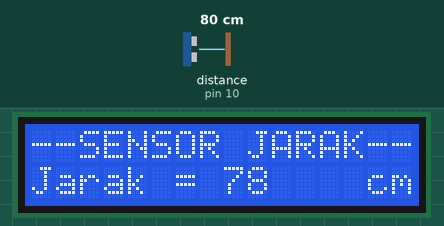
Simulated run of this sketch. Board: Arduino Uno, built with avr-gcc and run on an emulated ATmega328P. Shown: 16×2 character LCD. Wiring (inferred from the names in the program): ultrasonic range finder: trigger pin 9; echo pin 10. The inputs (shaded band) are chosen by the test bench; at power-on: distance to the obstacle (sensor on pin 10) 80 cm. The echo pulse lasts 58.3 µs per cm.

Above: at 2.3 s.
3.3 s: distance to the obstacle (sensor on pin 10) set to 4 cm
At 4.5 s:
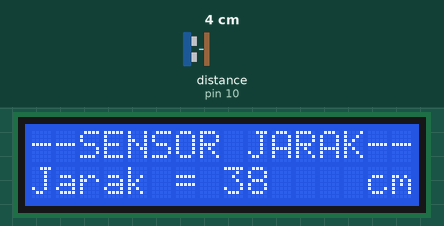
4.9 s: distance to the obstacle (sensor on pin 10) set to 2 cm
At 5.9 s:
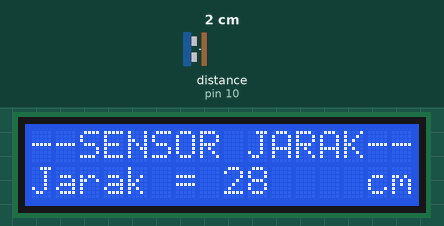
6.9 s: distance to the obstacle (sensor on pin 10) set to 9 cm
At 8.3 s:
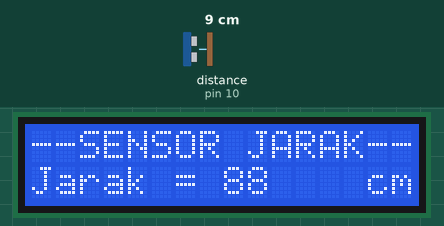
Timing chart, 0 to 9.9 s (numbered marks = the images above; inputs shaded):
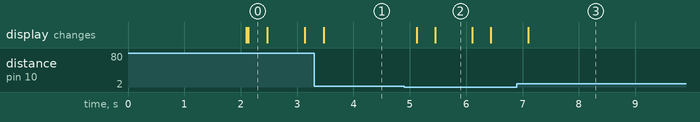

The sketch:

M8-SensorJarak.ino
```cpp
#include <Wire.h>
#include <LiquidCrystal_I2C.h>

LiquidCrystal_I2C lcd(0x20, 16, 2); // Untuk di protheus pakai LCD Address 20 dan 27 untuk di percobaan realtimenya

// pastiin Pin nya 9 dan 10, tapi bisa diganti juga terserah mau Pin berapa.
const int trigPin = 9;
const int echoPin = 10;

void setup() {
  pinMode(trigPin, OUTPUT);
  pinMode(echoPin, INPUT);
  lcd.init();
  lcd.backlight();
  lcd.setCursor(0, 0);
  lcd.print("--SENSOR JARAK--");
  lcd.setCursor(0, 1);
  lcd.print("    SIMULASI    ");
  delay(2000);
  lcd.clear();
}

void loop() {
  digitalWrite(trigPin, LOW);
  delayMicroseconds(2);
  digitalWrite(trigPin, HIGH);
  delayMicroseconds(10);
  digitalWrite(trigPin, LOW);
  long duration = pulseIn(echoPin, HIGH);
  int distance = duration * 0.034 / 2;
  lcd.setCursor(0, 0);
  lcd.print("--SENSOR JARAK--");
  lcd.setCursor(0, 1);
  lcd.print("Jarak = ");
  lcd.setCursor(8, 1);
  lcd.print(distance);
  lcd.setCursor(14, 1);
  lcd.print("cm ");
  delay(300);
}
```

Measured:
- after the input at 3.3 s, the display: changes after 0.17 s (image 1)
- after the input at 4.9 s, the display: first changes after 0.22 s (image 2 shows a later state)
- after the input at 6.9 s, the display: changes after 0.20 s (image 3)
- what the display in image 2 shows lasts 0.7 s, from 5.4 s to 6.1 s
